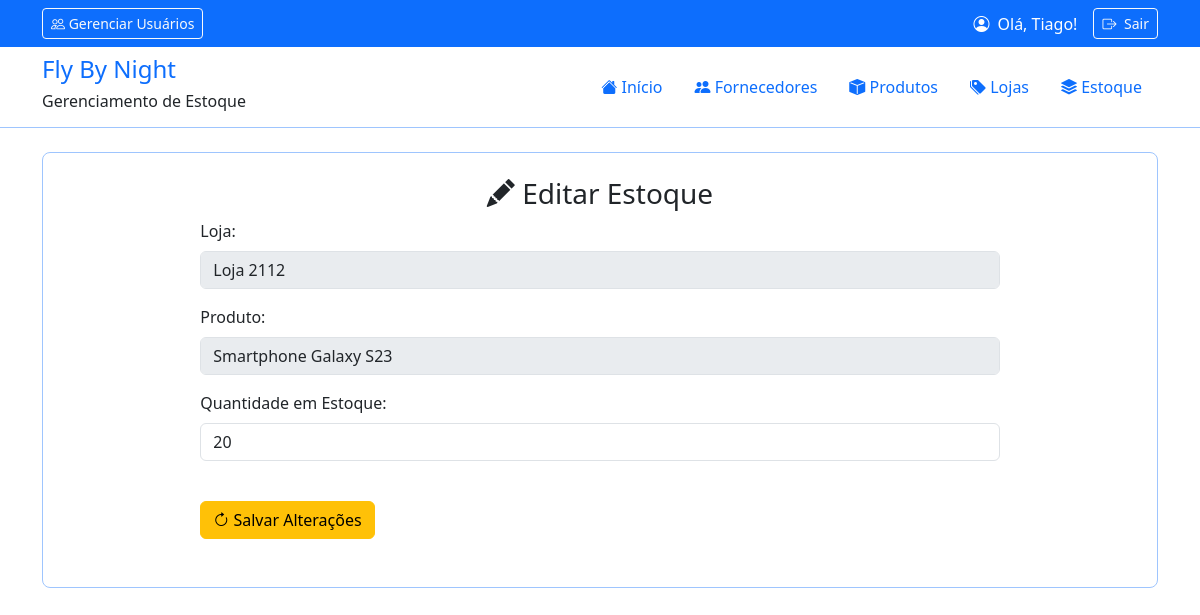
Screenshot of /estoque/editar.php?loja_id=3&produto_id=1 (signed in) with the database file from the repository.
### tables this page shows
CREATE TABLE `lojas_produtos` (
  `loja_id` int(11) NOT NULL,
  `produto_id` int(11) NOT NULL,
  `estoque` int(11) NOT NULL CHECK (`estoque` >= 0)
);

CREATE TABLE `lojas` (
  `id` int(11) NOT NULL,
  `nome` varchar(255) NOT NULL
);

CREATE TABLE `produtos` (
  `id` int(11) NOT NULL,
  `nome` varchar(255) NOT NULL,
  `descricao` text DEFAULT NULL,
  `preco` decimal(10,2) NOT NULL CHECK (`preco` >= 0),
  `quantidade` int(11) NOT NULL CHECK (`quantidade` >= 0),
  `fornecedor_id` int(11) NOT NULL
);

### src/utils.php (called while the page is built, shortened)
<?php
function sanitizar(mixed $entrada, string $tipo = 'texto'): mixed
{
    switch($tipo){
        case 'inteiro':
            return (int) filter_var($entrada, FILTER_SANITIZE_NUMBER_INT);
    }
}

### src/estoque_crud.php (called while the page is built, shortened)
<?php
function buscarEstoquePorIds(PDO $conexao, int $loja_id, int $produto_id): ?array
{
    $sql = "SELECT
                lojas_produtos.loja_id, lojas_produtos.produto_id, lojas_produtos.estoque,
                lojas.nome AS nome_loja, produtos.nome AS nome_produto
            FROM lojas_produtos
            INNER JOIN lojas ON lojas_produtos.loja_id = lojas.id
            INNER JOIN produtos ON lojas_produtos.produto_id = produtos.id
            WHERE lojas_produtos.loja_id = :loja_id AND lojas_produtos.produto_id = :produto_id";
    $consulta = $conexao->prepare($sql);
    $consulta->bindValue(":loja_id", $loja_id, PDO::PARAM_INT);
    $consulta->bindValue(":produto_id", $produto_id, PDO::PARAM_INT);
    $consulta->execute();
    $resultado = $consulta->fetch(PDO::FETCH_ASSOC);
    return $resultado ?: null;
}

### estoque/editar.php (the view, shortened to what this page needs)
<?php
require_once __DIR__ . "/../config.php";
require_once BASE_PATH . "/src/estoque_crud.php";
require_once BASE_PATH . "/src/utils.php";
$loja_id = sanitizar($_GET['loja_id'], 'inteiro');
$produto_id = sanitizar($_GET['produto_id'], 'inteiro');
try {
    $estoque = buscarEstoquePorIds($conexao, $loja_id, $produto_id);
} catch (Throwable $e) {
    $erro = "Erro ao buscar estoque. <br>".$e->getMessage();
}
require_once BASE_PATH . "/includes/cabecalho.php";
?>
<section class="mb-4 border rounded-3 p-4 border-primary-subtle">
    <h3 class="text-center"><i class="bi bi-pencil-fill"></i> Editar Estoque</h3>
    <form action="" method="post" class="w-75 mx-auto">
        <div class="form-group mb-3">
            <label for="loja" class="form-label">Loja:</label>
            <input disabled readonly type="text" name="loja" id="loja" class="form-control"
            value="<?=$estoque['nome_loja'] ?? ''?>">
        </div>
        <div class="form-group mb-3">
            <label for="produto" class="form-label">Produto:</label>
            <input disabled readonly type="text" name="produto" id="produto" class="form-control"
            value="<?=$estoque['nome_produto'] ?? ''?>">
        </div>
        <div class="form-group mb-3">
            <label for="estoque" class="form-label">Quantidade em Estoque:</label>
            <input type="number" name="estoque" id="estoque" class="form-control"
            value="<?=$estoque['estoque'] ?? 0?>" min="0">
        </div>
        <button class="btn btn-warning my-4" type="submit">
            <i class="bi bi-arrow-clockwise"></i> Salvar Alterações
        </button>
    </form>
</section>
<?php require_once BASE_PATH . "/includes/rodape.php"; ?>

### rows the page displays
lojas_produtos: loja "Loja 2112", produto "Smartphone Galaxy S23", estoque "20"

### other values shown
$_SESSION['nome'] "Tiago"
